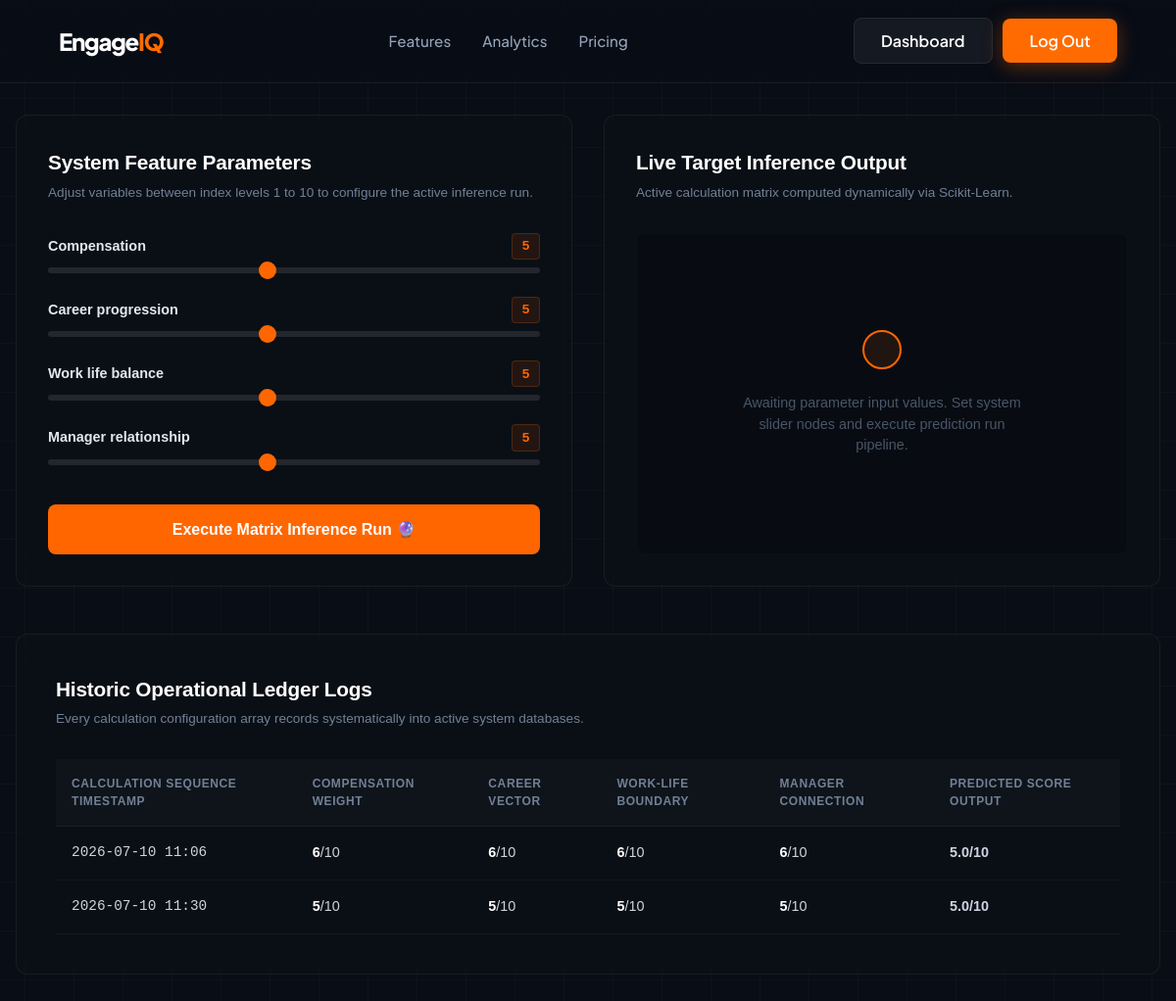
Page /dashboard/ (signed in) on the committed database.
### core_app/models.py (models this page shows, shortened)
class SatisfactionPrediction(models.Model):
    user = models.ForeignKey(User, on_delete=models.CASCADE, null=True, blank=True)
    compensation = models.IntegerField()
    career_progression = models.IntegerField()
    work_life_balance = models.IntegerField()
    manager_relationship = models.IntegerField()
    predicted_score = models.FloatField()
    created_at = models.DateTimeField(auto_now_add=True)

### core_app/views.py (the view, shortened to what this page needs)
# urls.py: path('dashboard/', views.dashboard, name='dashboard'),
@login_required(login_url='login')
def dashboard(request):
    form = EngagementSlidersForm(request.POST or None)
    predicted_score = None
    history = SatisfactionPrediction.objects.filter(user=request.user)
    return render(request, 'core_app/dashboard.html', {
        'form': form,
        'predicted_score': predicted_score,
        'history': history
    })

### core_app/forms.py
class EngagementSlidersForm(forms.ModelForm):
    class Meta:
        model = SatisfactionPrediction
        fields = ['compensation', 'career_progression', 'work_life_balance', 'manager_relationship']
    def __init__(self, *args, **kwargs):
        super().__init__(*args, **kwargs)
        for field_name in self.fields:
            self.fields[field_name].widget = forms.NumberInput(attrs={
                'type': 'range',
                'min': '1.0',
                'max': '10.0',
                'step': '0.1',
                'value': '5.0',
                'class': 'engageiq-slider'  # Custom class for your dark/orange CSS styling
            })

### core_app/templates/core_app/Dashboard.html (shortened to what this page needs)
{% extends 'core_app/base.html' %}
{% load static %}
{% block content %}
<div class="dashboard-viewport">
    <div class="dashboard-main-grid">
        <div class="workspace-panel glass-card">
            <div class="panel-header-block">
                <h3>System Feature Parameters</h3>
                <p>Adjust variables between index levels 1 to 10 to configure the active inference run.</p>
            </div>
            <form method="POST" class="sliders-form-layout">
                {% for field in form %}
                <div class="slider-node-row">
                    <div class="slider-labels">
                        <span class="field-title">{{ field.label }}</span>
                        <span class="live-counter-val" id="val_{{ field.id_for_label }}">5</span>
                    </div>
                    <div class="input-slider-wrapper">
                        <input type="range" name="{{ field.html_name }}" min="1" max="10" value="5" class="custom-range-slider" id="{{ field.id_for_label }}" oninput="updateSliderValue(this)">
                    </div>
                </div>
                {% endfor %}
                <button type="submit" class="btn-predict-trigger">
                    Execute Matrix Inference Run 🔮
                </button>
            </form>
        </div>
        <div class="workspace-panel glass-card evaluation-output-panel">
            <div class="panel-header-block">
                <h3>Live Target Inference Output</h3>
                <p>Active calculation matrix computed dynamically via Scikit-Learn.</p>
            </div>
            <div class="inference-display-chamber">
                {% if predicted_score %}
                    <div class="result-display-node active-result">
                        <div class="result-badge-status">Calculation Matrix Verified</div>
                        <div class="large-score-metrics">{{ predicted_score }} <span class="scale-max">/ 10</span></div>
                        <p class="score-summary-text">Predicted Satisfaction index array committed to data logs successfully.</p>
                    </div>
                {% else %}
                    <div class="result-display-node pending-state">
                        <div class="pulsing-radar-circle"></div>
                        <p class="pending-lbl">Awaiting parameter input values. Set system slider nodes and execute prediction run pipeline.</p>
                    </div>
                {% endif %}
            </div>
        </div>
    </div>
    <div class="history-panel-block glass-card">
        <div class="panel-header-block">
            <h3>Historic Operational Ledger Logs</h3>
            <p>Every calculation configuration array records systematically into active system databases.</p>
        </div>
        <div class="table-responsive-wrapper">
            <table class="telemetry-table-layout">
                <thead>
                    <tr>
                        <th>Calculation Sequence Timestamp</th>
                        <th>Compensation Weight</th>
                        <th>Career Vector</th>
                        <th>Work-Life Boundary</th>
                        <th>Manager Connection</th>
                        <th>Predicted Score Output</th>
                    </tr>
                </thead>
                <tbody>
                    {% for record in history %}
                    <tr>
                        <td class="t-stamp">{{ record.created_at|date:"Y-m-d H:i" }}</td>
                        <td><span class="tbl-num">{{ record.compensation }}</span>/10</td>
                        <td><span class="tbl-num">{{ record.career_progression }}</span>/10</td>
                        <td><span class="tbl-num">{{ record.work_life_balance }}</span>/10</td>
                        <td><span class="tbl-num">{{ record.manager_relationship }}</span>/10</td>
                        <td class="t-highlight-cell">{{ record.predicted_score }}/10</td>
                    </tr>
                    {% empty %}
                    <tr>
                        <td colspan="6" class="empty-table-state">No simulation models run within this system log yet. Set sliders to populate lines.</td>
                    </tr>
                    {% endfor %}
                </tbody>
            </table>
        </div>
    </div>
</div>
{% endblock %}

### core_app/static/core_app/css/style.css (style rules this page uses)
:root { --bg-dark: #090d16; --bg-card: rgba(17, 24, 39, 0.55); --border-glass: rgba(255, 255, 255, 0.07); --accent-orange: #ff6b00; --accent-orange-glow: rgba(255, 107, 0, 0.35); --text-primary: #ffffff; --text-secondary: #94a3b8; --font-main: 'Plus Jakarta Sans', sans-serif; }
* { box-sizing: border-box; margin: 0; padding: 0; }
body { background-color: var(--bg-dark); background-image: linear-gradient(rgba(255, 255, 255, 0.02) 1px, transparent 1px), linear-gradient(90deg, rgba(255, 255, 255, 0.02) 1px, transparent 1px); background-size: 50px 50px; background-position: center top; font-family: var(--font-main); color: var(--text-primary); min-height: 100vh; overflow-x: hidden; line-height: 1.5; }
.glass-card { background: var(--bg-card); backdrop-filter: blur(16px); border: 1px solid var(--border-glass); border-radius: 16px; padding: 2.5rem; }

### core_app/templates/core_app/Dashboard.html (style rules this page uses)
.dashboard-viewport { max-width: 1200px; margin: 0 auto; padding: 2rem 1rem; font-family: sans-serif; color: #fff; }
.dashboard-main-grid { display: grid; grid-template-columns: repeat(auto-fit, minmax(450px, 1fr)); gap: 2rem; margin-bottom: 3rem; }
.workspace-panel { background: rgba(13,17,23,0.6); border: 1px solid rgba(255,255,255,0.06); border-radius: 12px; padding: 2rem; display: flex; flex-direction: column; }
.panel-header-block h3 { font-size: 1.3rem; font-weight: 700; margin-bottom: 0.35rem; letter-spacing: -0.01em; }
.panel-header-block p { color: #718096; font-size: 0.85rem; line-height: 1.4; margin-bottom: 2rem; }
.sliders-form-layout { display: flex; flex-direction: column; gap: 1.5rem; }
.slider-node-row { display: flex; flex-direction: column; gap: 0.5rem; }
.slider-labels { display: flex; justify-content: space-between; align-items: center; }
.field-title { font-size: 0.9rem; font-weight: 600; color: #e2e8f0; }
.live-counter-val { background: rgba(255,102,0,0.1); border: 1px solid rgba(255,102,0,0.2); color: #ff6600; padding: 0.15rem 0.6rem; border-radius: 4px; font-weight: 700; font-size: 0.85rem; }
.input-slider-wrapper { width: 100%; display: flex; align-items: center; }
.custom-range-slider { -webkit-appearance: none; width: 100%; height: 6px; background: rgba(255,255,255,0.1); border-radius: 10px; outline: none; }
.btn-predict-trigger { background: #ff6600; color: #fff; border: none; border-radius: 8px; padding: 1rem; font-size: 1rem; font-weight: 700; cursor: pointer; margin-top: 1rem; transition: background 0.2s ease; }
.inference-display-chamber { flex-grow: 1; display: flex; justify-content: center; align-items: center; background: rgba(0,0,0,0.15); border: 1px solid rgba(255,255,255,0.02); border-radius: 8px; padding: 2rem; text-align: center; }
.result-display-node { width: 100%; }
.pending-state { display: flex; flex-direction: column; align-items: center; gap: 1.5rem; padding: 0 1rem; }
.pending-lbl { color: #4a5568; font-size: 0.9rem; line-height: 1.5; max-width: 300px; }
.pulsing-radar-circle { width: 40px; height: 40px; background: rgba(255,102,0,0.1); border: 2px solid #ff6600; border-radius: 50%; animation: radarPulse 2s infinite ease-in-out; }
.history-panel-block { background: rgba(13,17,23,0.6); border: 1px solid rgba(255,255,255,0.06); border-radius: 12px; padding: 2.5rem; }
.table-responsive-wrapper { width: 100%; overflow-x: auto; margin-top: 1rem; }
.telemetry-table-layout { width: 100%; border-collapse: collapse; text-align: left; font-size: 0.9rem; }
.telemetry-table-layout th { background: rgba(255,255,255,0.02); color: #718096; text-transform: uppercase; font-size: 0.75rem; font-weight: 700; letter-spacing: 0.05em; padding: 1rem; border-bottom: 1px solid rgba(255,255,255,0.05); }
.telemetry-table-layout td { padding: 1rem; border-bottom: 1px solid rgba(255,255,255,0.03); color: #cbd5e0; }
.t-stamp { color: #718096; font-family: monospace; }
.tbl-num { font-weight: 600; color: #fff; }
.t-highlight-cell { color: #ff6600; font-weight: 700; }

### rows in the picture
SatisfactionPrediction: created_at "2026-07-10 11:06", compensation "6", career_progression "6", work_life_balance "6", manager_relationship "6", predicted_score "5.0"
SatisfactionPrediction: created_at "2026-07-10 11:30", compensation "5", career_progression "5", work_life_balance "5", manager_relationship "5", predicted_score "5.0"

### other values in the picture
{{ field.label }} "Compensation" "Career progression" "Work life balance" "Manager relationship"
